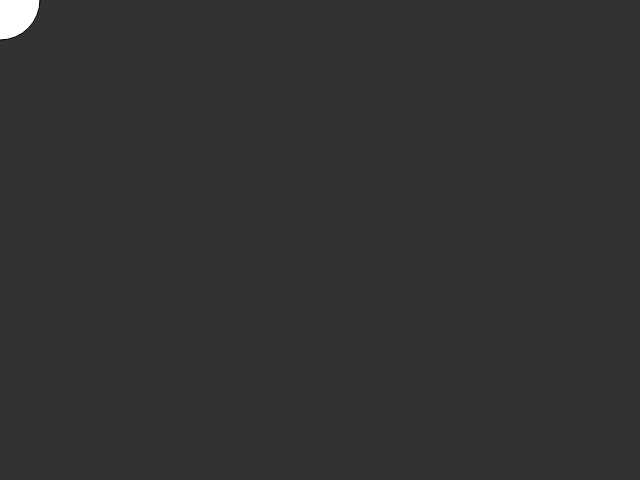
Frame 1 (no input)
Frame 60 (no input): identical to frame 1, image omitted
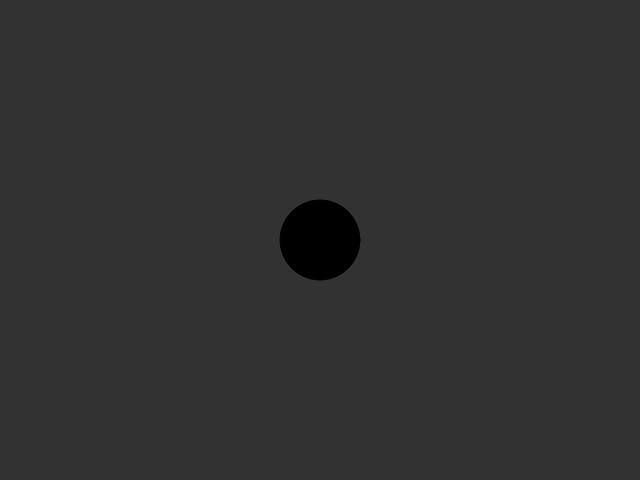
Frame 120 (the mouse pressed at the canvas centre since frame 60)

The p5.js sketch that drew these frames (run headless with seeded random() and noise() and a simulated clock; from frame 60 on, the mouse is pressed at the canvas centre):

// p5.js sketch
// ── sketch.js
function setup() {
  createCanvas(640, 480);
}

function draw() {
  background(50);
  if (mouseIsPressed) {
    fill(0);
  } else {
    fill(255);
  }
  ellipse(mouseX, mouseY, 80, 80);
}
